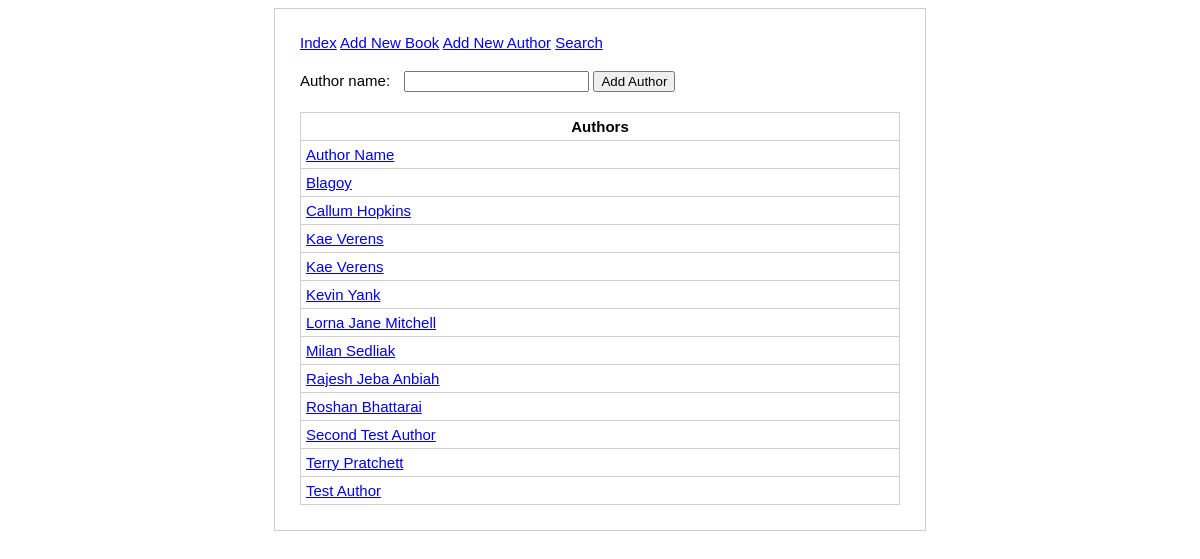
The page /authors.php on the database its author committed.
### tables this page shows
CREATE TABLE IF NOT EXISTS `authors` (
  `author_id` int(11) NOT NULL AUTO_INCREMENT,
  `author_name` varchar(250) NOT NULL,
  PRIMARY KEY (`author_id`)
);

### authors.php (the view, shortened to what this page needs)
<?php
include 'inc/header.php';
?>
<?php
$order = 'ASC';
$query = "
	SELECT *
	FROM authors
	ORDER BY author_name $order
";
$result = mysqli_query( $dbConnection, $query );
?>
<form method="POST">
	<label for="author">Author name:</label>
	<input type="text" id="author" value="<?php if ( isset ( $_POST['submit'] ) && $_POST['author'] != '' ) echo $_POST['author'];?>" name="author" >
	<input type="submit" name="submit" value="Add Author" />
</form>
<table>
	<tr>
		<th>Authors</th>
	</tr>
		<?php
		$authors = array();
		while ( $row = mysqli_fetch_assoc( $result ) ) {
			$authors [] = $row;
		}
		foreach ( $authors as $value ) {
			echo '<tr><td>';
			$authorid = $value['author_id'];
			echo "<a href='books.php?authorid=$authorid'>" . $value["author_name"] . "</a>";
			echo '</td></tr>';
		}
	?>
</table>

### inc/header.php (shortened to what this page needs)
<!DOCTYPE html>
<head>
	<link type="text/css" href="styles/style.css" rel="stylesheet">
</head>
<body>
<div id="wrapper">
	<?php include_once 'inc/menu.php'; ?>
	<div id="content">

### inc/menu.php
<nav id="menu">
	<a href="index.php">Index</a>
	<a href="add-book.php">Add New Book</a>
	<a href="authors.php">Add New Author</a>
	<a href="search.php">Search</a>
</nav>

### styles/style.css (style rules this page uses)
body { font-family: Arial, Verdana, sans-serif; font-size: 15px; }
table { width: 100%; margin-top: 20px; border-collapse: collapse; border-spacing: 0; }
td,th { padding: 5px; border: 1px solid #cecece }
th { font-weight: bold }
label { text-align: left; padding-right: 10px; width: 100px; }
#wrapper { width: 600px; margin: 0 auto; padding: 25px; border: 1px solid #ccc; }
#content { margin-top: 20px; }

### rows shown on the page
authors: author_name "Author Name"
authors: author_name "Blagoy"
authors: author_name "Callum Hopkins"
authors: author_name "Kae Verens"
authors: author_name "Kae Verens"
authors: author_name "Kevin Yank"
authors: author_name "Lorna Jane Mitchell"
authors: author_name "Milan Sedliak"
authors: author_name "Rajesh Jeba Anbiah"
authors: author_name "Roshan Bhattarai"
authors: author_name "Second Test Author"
authors: author_name "Terry Pratchett"
authors: author_name "Test Author"
